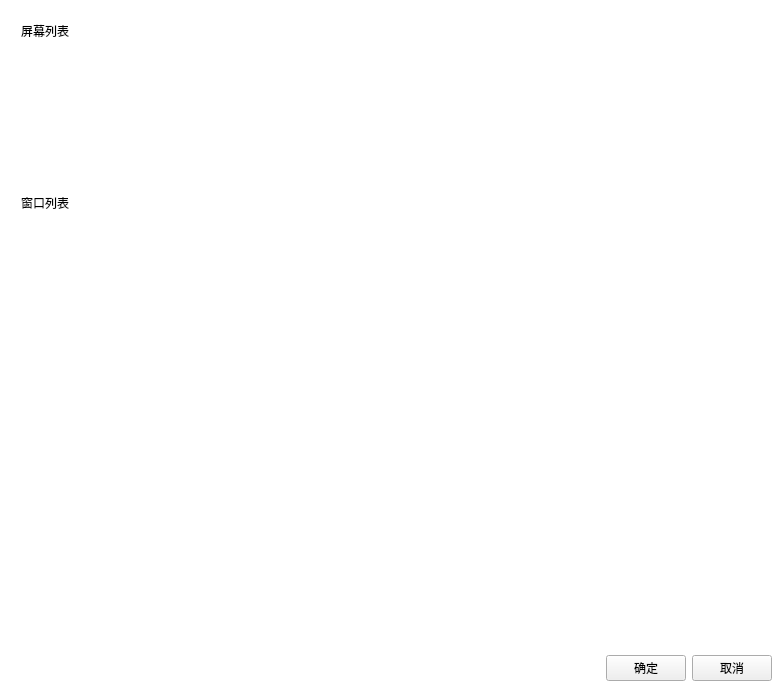
<?xml version="1.0" encoding="UTF-8"?>
<ui version="4.0">
 <class>ShareWidget</class>
 <widget class="QWidget" name="ShareWidget">
  <property name="geometry">
   <rect>
    <x>0</x>
    <y>0</y>
    <width>784</width>
    <height>693</height>
   </rect>
  </property>
  <property name="windowTitle">
   <string>Form</string>
  </property>
  <property name="styleSheet">
   <string notr="true">#ShareWidget{
	background-color: white;
}

#scrollAreaWidgetContents{
background-color:white;
}

QScrollArea
{
border:none;
}

QScrollBar:vertical 
{
border: none;
background-color:white;
width: 4px;margin: 0px 0 0px 0;
}
QScrollBar::handle:vertical { 
	background: #77787a; 
    min-height: 20px;
	width: 4px;
	border-radius:2px;
}
QScrollBar::add-line:vertical {background-color: 
      white;height: 4px;}

QScrollBar::sub-line:vertical {background-color: 
      white;height: 4px;}
  
QScrollBar::up-arrow:vertical, QScrollBar::down-arrow:vertical 
      {height: 0px;}

QScrollBar::add-page:vertical, QScrollBar::sub-page:vertical 
      {background: none;}
</string>
  </property>
  <layout class="QVBoxLayout" name="verticalLayout">
   <property name="spacing">
    <number>6</number>
   </property>
   <property name="leftMargin">
    <number>12</number>
   </property>
   <property name="topMargin">
    <number>12</number>
   </property>
   <property name="rightMargin">
    <number>12</number>
   </property>
   <property name="bottomMargin">
    <number>12</number>
   </property>
   <item>
    <widget class="QScrollArea" name="scrollArea">
     <property name="widgetResizable">
      <bool>true</bool>
     </property>
     <widget class="QWidget" name="scrollAreaWidgetContents">
      <property name="geometry">
       <rect>
        <x>0</x>
        <y>0</y>
        <width>760</width>
        <height>637</height>
       </rect>
      </property>
      <layout class="QVBoxLayout" name="verticalLayout_2">
       <item>
        <widget class="QLabel" name="label">
         <property name="minimumSize">
          <size>
           <width>0</width>
           <height>20</height>
          </size>
         </property>
         <property name="maximumSize">
          <size>
           <width>16777215</width>
           <height>20</height>
          </size>
         </property>
         <property name="text">
          <string>屏幕列表</string>
         </property>
        </widget>
       </item>
       <item>
        <widget class="ShareViewContainer" name="screen_views" native="true">
         <property name="minimumSize">
          <size>
           <width>0</width>
           <height>140</height>
          </size>
         </property>
         <property name="maximumSize">
          <size>
           <width>16777215</width>
           <height>140</height>
          </size>
         </property>
         <property name="styleSheet">
          <string notr="true"/>
         </property>
        </widget>
       </item>
       <item>
        <widget class="QLabel" name="label_2">
         <property name="maximumSize">
          <size>
           <width>16777215</width>
           <height>20</height>
          </size>
         </property>
         <property name="text">
          <string>窗口列表</string>
         </property>
        </widget>
       </item>
       <item>
        <widget class="ShareViewContainer" name="window_views" native="true">
         <property name="styleSheet">
          <string notr="true"/>
         </property>
        </widget>
       </item>
      </layout>
     </widget>
    </widget>
   </item>
   <item>
    <layout class="QHBoxLayout" name="horizontalLayout_2">
     <item>
      <spacer name="horizontalSpacer_2">
       <property name="orientation">
        <enum>Qt::Horizontal</enum>
       </property>
       <property name="sizeHint" stdset="0">
        <size>
         <width>40</width>
         <height>20</height>
        </size>
       </property>
      </spacer>
     </item>
     <item>
      <widget class="QPushButton" name="btn_ok">
       <property name="text">
        <string>确定</string>
       </property>
      </widget>
     </item>
     <item>
      <widget class="QPushButton" name="btn_cancel">
       <property name="text">
        <string>取消</string>
       </property>
      </widget>
     </item>
    </layout>
   </item>
  </layout>
 </widget>
 <customwidgets>
  <customwidget>
   <class>ShareViewContainer</class>
   <extends>QWidget</extends>
   <header>share_view_container.h</header>
   <container>1</container>
  </customwidget>
 </customwidgets>
 <resources/>
 <connections/>
</ui>
